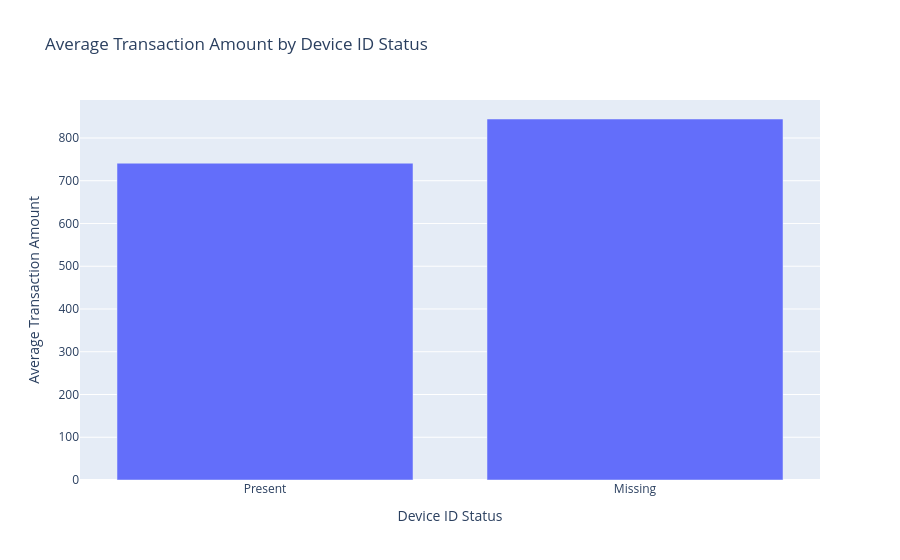

The notebook cell this image was saved under:
### Code cell
# Calculate the average transaction_amount for transactions with device_id (clean)
avg_amount_with_device = df[~df['device_id'].isna()]['transaction_amount'].mean()
print(f"Average transaction amount WITH device_id: {avg_amount_with_device:.2f}")

# Calculate the average transaction_amount for transactions without device_id (NaN)
avg_amount_without_device = df[df['device_id'].isna()]['transaction_amount'].mean()
print(f"Average transaction amount WITHOUT device_id: {avg_amount_without_device:.2f}")

# Optionally, visualize this comparison using a bar chart
comparison_data = pd.DataFrame({
    'Device ID Status': ['Present', 'Missing'],
    'Average Transaction Amount': [avg_amount_with_device, avg_amount_without_device]
})

fig_avg_amount = px.bar(
    comparison_data,
    x='Device ID Status',
    y='Average Transaction Amount',
    title='Average Transaction Amount by Device ID Status',
    labels={
        'Device ID Status': 'Device ID Status',
        'Average Transaction Amount': 'Average Transaction Amount'
    }
)
fig_avg_amount.show()

### Figure 1 — Plotly figure (JSON) as saved in the notebook; plotly's stock layout.template omitted (floating-point values rounded to 4 significant figures)
{"data": [{"hovertemplate": "Device ID Status=%{x}<br>Average Transaction Amount=%{y}<extra></extra>", "legendgroup": "", "marker": {"color": "#636efa", "pattern": {"shape": ""}}, "name": "", "orientation": "v", "showlegend": false, "textposition": "auto", "type": "bar", "x": ["Present", "Missing"], "xaxis": "x", "y": [741.0, 844.4], "yaxis": "y"}], "layout": {"barmode": "relative", "legend": {"tracegroupgap": 0}, "title": {"text": "Average Transaction Amount by Device ID Status"}, "xaxis": {"anchor": "y", "domain": [0, 1], "title": {"text": "Device ID Status"}}, "yaxis": {"anchor": "x", "domain": [0, 1], "title": {"text": "Average Transaction Amount"}}}}
